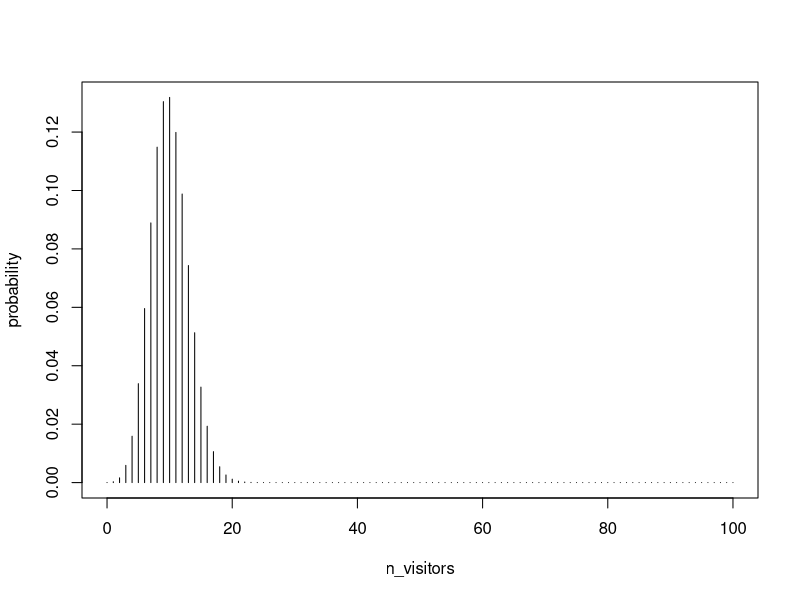
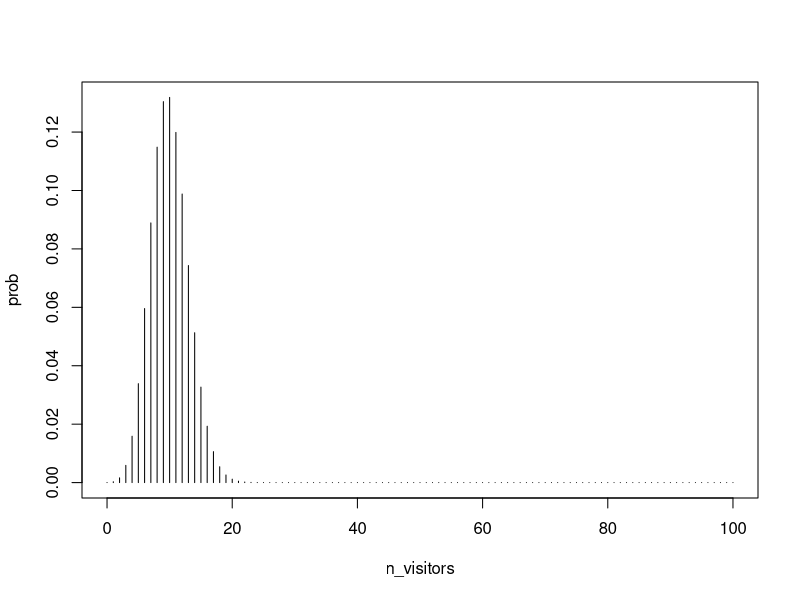
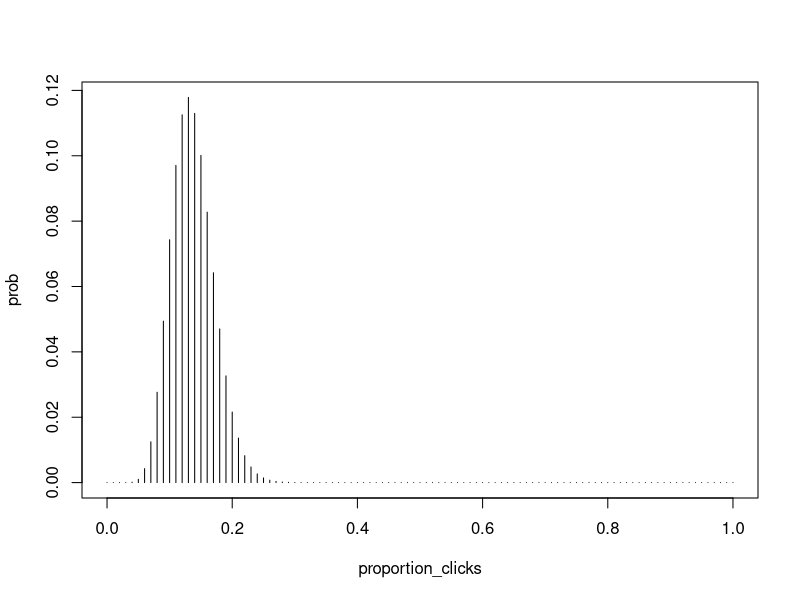

R code for these plots, in order: (Note: this script raises an error after producing the figures.)
#CALCULATE THE LIKELIHOOD
#calculate P(n_visitors = 13 | prob_success = 10%)
dbinom( 13, size = 100, prob = 0.1)

#calculate P(n_visitors = 13 or n_visitors = 14 | prob_success = 10 )
dbinom( 13, size = 100, prob = 0.1 ) + dbinom( 14, size = 100, prob = 0.1 )

#Calculate Probability Distribution
#calculate P( n_visitors | prob_success = 0.1 )
n_visitors <- seq( 0, 100, by = 1 )
probability <- dbinom( n_visitors, size = 100, prob = 0.1 )
plot(n_visitors, probability, type ='h')

#Probability Density.. Continuous Distributions
dunif( x = 0.12, min = 0, max = 0.2 )

# Explore using dbinom to calculate probability distributions
n_ads_shown <- 100
proportion_clicks <- 0.1
n_visitors <- seq(0, 100)
prob <- dbinom(n_visitors, 
    size = n_ads_shown, prob = proportion_clicks)

# Plot the distribution
plot( n_visitors, prob, type = 'h')

# Change the code, proportion_clicks between 0-1
n_ads_shown <- 100
proportion_clicks <- seq(0, 1, by = 0.01)
n_visitors <- 13
prob <- dbinom(n_visitors, 
               size = n_ads_shown, prob = proportion_clicks)

plot(proportion_clicks, prob, type = "h")

#BAYESIAN CALCULATION
n_ads_shown <- 100
n_visitors <- seq( 0, 100, by = 1 )
proportion_clicks <- seq( 0, 1, 0.01 )
pars <-  expand.grid( proportion_clicks = proportion_clicks,
                      n_visitors = n_visitors ) 
pars$prior <- dunif( pars$proportion_clicks, min = 0, max = 0.2 )
pars$likelihood <- dbinom( pars$n_visitors, size = n_ads_shown,
                           prob = pars$proportion_clicks)
pars$probability <- pars$likelihood * pars$prior
pars$probability <- pars$probability / sum( pars$probability )

glimpse(pars) #use dplyr package

#PLOT
ggplot( pars, aes( x = n_visitors, y = proportion_clicks,
                   fill = probability ) ) +
  geom_tile() +
  xlim( c( 0, 35 ) ) +
  ylim( c( 0, 0.2 ) ) +
  scale_fill_gradient(low="white", high="darkblue")


pars13 <- pars[ pars$n_visitors == 13, ]
pars13$probability <- pars13$probability / sum( pars$ probability )

ggplot( pars13, aes( x = n_visitors, y = proportion_clicks,
                     fill = probability ) ) +
  geom_tile() +
  xlim( c( 0, 35 ) ) +
  ylim( c( 0, 0.2 ) ) +
  scale_fill_gradient(low="white", high="darkblue")

#A conditional shortcut: You can directly condition on the data, 
#no need to first create the joint distribution.

# Simplify the code below by directly conditioning on the data
n_ads_shown <- 100
proportion_clicks <- seq(0, 1, by = 0.01)
n_visitors <- 6
pars <- expand.grid(proportion_clicks = proportion_clicks,
                    n_visitors = n_visitors)
pars$prior <- dunif(pars$proportion_clicks, min = 0, max = 0.2)
pars$likelihood <- dbinom(pars$n_visitors, 
                          size = n_ads_shown, prob = pars$proportion_clicks)
pars$probability <- pars$likelihood * pars$prior
pars$probability <- pars$probability / sum(pars$probability)

plot(pars$proportion_clicks, pars$probability, type = "h")




